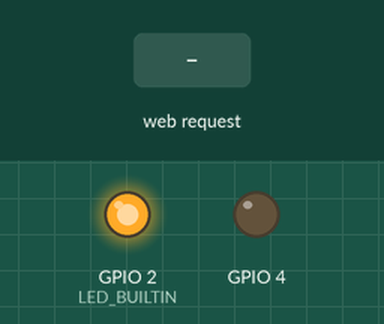
Recording of a sketch running on a simulated ESP8266 (NodeMCU). Shown: output pins drawn as LEDs (lit = HIGH, except the on-board LED, lit = LOW). The inputs (shaded band) are chosen by the test bench. What the sketch prints to the serial monitor is not drawn.

Above: at 1.4 s.
1.5 s: HTTP request GET /on received
At 2.5 s:
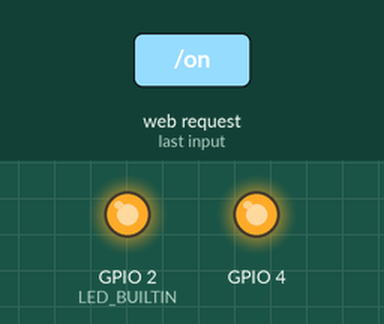
3.0 s: HTTP request GET /off received
At 3.6 s:
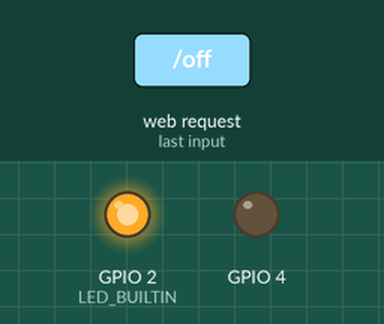
Timing chart, 0 to 6.0 s (numbered marks = the images above; inputs shaded):
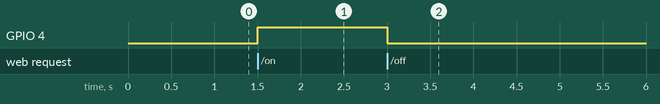

Measured:
- after the input at 1.5 s, GPIO 4: LOW → HIGH at once
- after the input at 3.0 s, GPIO 4: HIGH → LOW at once

The sketch:

esp-smartswitch.ino
```cpp
#include <ESP8266WiFi.h>
#include <ESP8266WebServer.h>
#include <ESP8266mDNS.h>
#include <ESP8266HTTPUpdateServer.h>

int led_status;

extern "C" {
#include <user_interface.h>
}

// WIFI网络基础信息设置
IPAddress apIP(192, 168, 6, 1);
IPAddress gateway(192, 168, 6, 1);
IPAddress subnet(255, 255, 255, 0);

MDNSResponder mdns;
ESP8266WebServer httpServer(80);
ESP8266HTTPUpdateServer httpUpdater;

void wificonfig_wifiOn() {
  wifi_fpm_do_wakeup();
  wifi_fpm_close();
  delay(100);
  }

#define FPM_SLEEP_MAX_TIME 0xFFFFFFF


void wificonfig_wifiOff() {
  wifi_station_disconnect();
  wifi_set_opmode(NULL_MODE);
  wifi_set_sleep_type(MODEM_SLEEP_T);
  wifi_fpm_open();
  wifi_fpm_do_sleep(FPM_SLEEP_MAX_TIME);
  delay(100);
  }

// root页内容(HTML)
String HTML = "<!DOCTYPE html><html><body><h1>Smart Switch\r\n</h1><h2>Control your switch on any devices</h2><p>Easy to control anything on your devices!</p><h3>Menu:</h3><a href=\"http://192.168.6.1/on\"><button>ON/OFF</button></a><a href=\"http://192.168.6.1/off\"><button>test</button></a><a href=\"http://192.168.6.1/update\"><button>update</button></a></body></html>";

String RediretRootHTML = "<!DOCTYPE html><html><head><meta http-equiv=\"refresh\" content=\"0; URL='http://192.168.6.1/'\" /></head></html>";

// root页函数
void handleRoot() {
  digitalWrite(2, 1);
  httpServer.send(200, "text/html", HTML);
  digitalWrite(2, 0);
}

// 开关按下页函数
void handleOnButtom(){
  if(led_status == 0){
    digitalWrite(4, HIGH);
    led_status = 1;
    httpServer.send(200, "text/html", RediretRootHTML);
  }
  else{
    digitalWrite(4, LOW);
    led_status = 0;
    httpServer.send(200, "text/html", RediretRootHTML);
  }
}

// 开关关闭函数
void handleOffButtom(){
  digitalWrite(4, LOW);
  led_status = 0;
  httpServer.send(200, "text/html", RediretRootHTML);
}

// 初始化
void setup(void){
  led_status = 0;

  // 通过函数配置GPIO4用作继电器控制脚并使能，默认拉低（关闭）
  pinMode(4, OUTPUT);
  digitalWrite(4, LOW);

  // 监听三个不同的WebServer接口，实现触发对应函数
  httpServer.on("/", handleRoot);
  httpServer.on("/on", handleOnButtom);
  httpServer.on("/off", handleOffButtom);

  pinMode(LED_BUILTIN, OUTPUT);
  wificonfig_wifiOff();
  Serial.begin(115200);
  Serial.println();
  Serial.println("Booting Sketch...");
  wificonfig_wifiOn();
  WiFi.softAPConfig(apIP, gateway, subnet);
  boolean result = WiFi.softAP("Smart Switch", "66636888"); // "" => WiFi config
  Serial.println(result == true ? "AP setup OK" : "AP setup failed");

  IPAddress myIP = WiFi.softAPIP();
  Serial.print("Access Point IP address: ");Serial.println(myIP);
  if (mdns.begin("switch", myIP)) {
    Serial.println("MDNS responder started");
    }
  httpUpdater.setup(&httpServer);
  httpServer.begin();
  Serial.println("HTTPUpdateServer ready! Open http://switch.local/update");
  Serial.printf("or http://");Serial.print(myIP);Serial.println("/update in your browser");
  }


void loop(void){
  httpServer.handleClient();
#if 0
  digitalWrite(LED_BUILTIN, LOW);
  delay(100);
  digitalWrite(LED_BUILTIN, HIGH);
  delay(200);
#endif
  }
```
